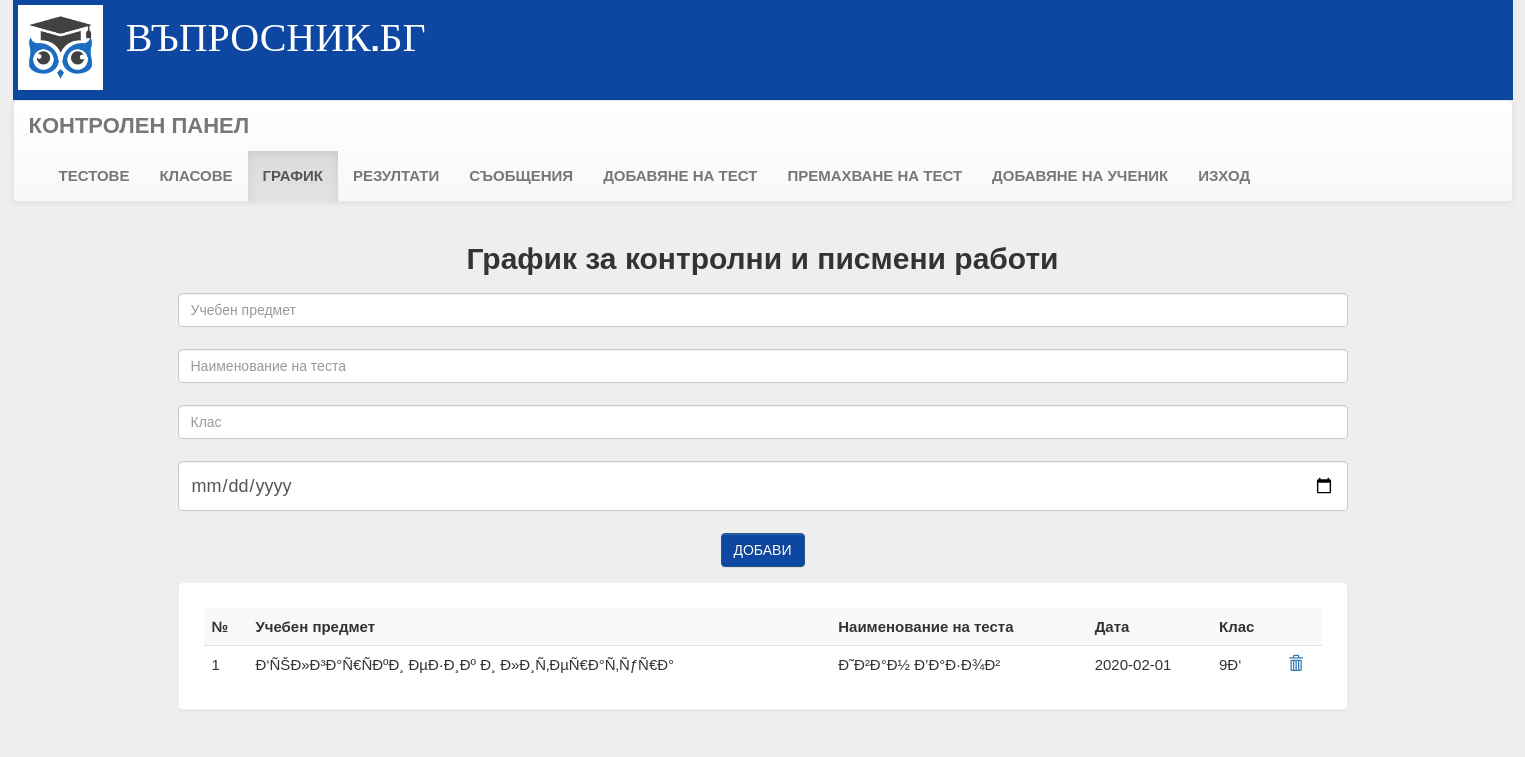
The page /dash.php?q=8 (signed in) on the database its author committed.
### tables this page shows
CREATE TABLE `graph` (
  `id` int(20) NOT NULL,
  `nametest` varchar(150) NOT NULL,
  `clase` varchar(20) NOT NULL,
  `data` date NOT NULL,
  `namechas` varchar(150) NOT NULL
);

### dash.php (the view, shortened to what this page needs)
<?php
include_once 'dbConnection.php';
?>
<!DOCTYPE html>
<html>
<head>
  <link  rel="stylesheet" href="css/bootstrap.min.css"/>
  <link  rel="stylesheet" href="css/bootstrap-theme.min.css"/>
  <link rel="stylesheet" href="css/main.css">
  <link  rel="stylesheet" href="css/font.css">
</head>
<body style="background:#eee;">
<div class="header">
<div class="row">
<div class="col-lg-6">
<img src="image/logo.png" alt="logo" height="85" width="85" style="margin: 5px">
<span class="logo">ВЪПРОСНИК.БГ</span>
</div></div></div>
<nav class="navbar navbar-default title1">
  <div class="container-fluid">
    <div class="navbar-header">
      <a class="navbar-brand" style="font-size: 22px" href="dash.php?q=0"><b>КОНТРОЛЕН ПАНЕЛ</b></a>
    </div>
    <div class="collapse navbar-collapse" id="bs-example-navbar-collapse-1">
      <ul class="nav navbar-nav">
        <li <?php
if (@$_GET['q'] == 0)
    echo 'class="active"';
?>><a href="dash.php?q=0"><b>ТЕСТОВЕ</b></a></li>
        <li <?php
if (@$_GET['q'] == 7)
    echo 'class="active"';
?>><a href="dash.php?q=7"><b>КЛАСОВЕ</b></a></li>
        <li <?php
if (@$_GET['q'] == 8)
    echo 'class="active"';
?>><a href="dash.php?q=8"><b>ГРАФИК</b></a></li>
    <li <?php
if (@$_GET['q'] == 2)
    echo 'class="active"';
?>><a href="dash.php?q=2"><b>РЕЗУЛТАТИ</b></a></li>
    <li <?php
if (@$_GET['q'] == 3)
    echo 'class="active"';
?>><a href="dash.php?q=3"><b>СЪОБЩЕНИЯ</b></a></li>
        <li <?php
if (@$_GET['q'] == 4)
    echo 'class="active"';
?>><a href="dash.php?q=4"><b>ДОБАВЯНЕ НА ТЕСТ</b></a></li>
        <li <?php
if (@$_GET['q'] == 5)
    echo 'class="active"';
?>><a href="dash.php?q=5"><b>ПРЕМАХВАНЕ НА ТЕСТ</b></a></li>
        <li <?php
if (@$_GET['q'] == 6)
    echo 'class="active"';
?>><a href="dash.php?q=6"><b>ДОБАВЯНЕ НА УЧЕНИК</b></a></li>
        <li <?php
if (@$_GET['q'] == 9)
    echo 'class="active"';
?>><a href="logout.php?q=account.php"><b>ИЗХОД</b></a></li>
        </ul>
    </div>
  </div>
</nav>
<div class="container">
<div class="row">
<div class="col-md-12">
<?php
    echo '</table></div>';
if (@$_GET['q'] == 8) {
    echo'
        <h3 align="center" class="title1" style="font-size:30px;"><b>График за контролни и писмени работи</b></h3>
    <form class="form-horizontal" name="form" action="update.php?q=graph" method="POST"><fieldset>
    <div class="form-group">
        <label class="col-md-12 control-label" for="namechas"></label>
        <div class="col-md-12">
        <input id="namechas" name="namechas" placeholder="Учебен предмет" class="form-control input-md" type="text">
     </div>
    </div>
    <div class="form-group">
        <label class="col-md-12 control-label" for="nametest"></label>
        <div class="col-md-12">
        <input id="nametest" name="nametest" placeholder="Наименование на теста" class="form-control input-md" type="text">
     </div>
    </div>
        <div class="form-group">
        <label class="col-md-12 control-label" for="clase"></label>
        <div class="col-md-12">
        <input id="clase" name="clase" placeholder="Клас" class="form-control input-md" type="text">
     </div>
    </div>
    <div class="form-group">
      <label class="col-md-12 control-label" for="data"></label>
      <div class="col-md-12">
      <input title="ПОСОЧЕТЕ ДАТА НА ТЕСТА" id="data" name="data" class="form-control input-md" style="height: 50px; font-size:18px;" type="date">
      </div>
    </div>
    <div class="form-group">
        <label class="col-md-12 control-label" for="submit"></label>
        <div class="col-md-12" style="text-align: center">
        <input  type="submit" value=" ДОБАВИ " class="btn btn-primary" style="text-align:center; background:#0D47A1;" />
  </div>
</div>
</fieldset></form>';
    $result = mysqli_query($con, "SELECT * FROM graph") or die('Error');
    echo '<div class="panel"><table class="table table-striped title1">
<tr><td style="vertical-align:middle"><b>№ </b></td><td style="vertical-align:middle"><b>Учебен предмет</b></td>
<td style="vertical-align:middle"><b>Наименование на теста</b></td><td style="vertical-align:middle"><b>Дата</b></td>
<td style="vertical-align:middle"><b>Клас</b></td><td style="vertical-align:middle"></td></tr>';
    $c = 1;
    while ($row  = mysqli_fetch_array($result)) {
        $nametest   = $row['nametest'];
        $clase = $row['clase'];
        $data = $row['data'];
        $namechas = $row['namechas'];
        echo '<tr><form action="" method="POST"><td style="vertical-align:middle">' . $c++ . '</td><td style="vertical-align:middle">' . $namechas . '</td>
        <td style="vertical-align:middle">' . $nametest . '</td><td style="vertical-align:middle">' . $data . '</td>
        <td  style="vertical-align:middle">' . $clase .  '</td></form>
        <td style="vertical-align:middle"><a title="Премахване от графика" href="update.php?dugraph=' . $clase . '&nametest=' . $nametest . '&data=' . $data .  '"><b>
        <span class="glyphicon glyphicon-trash" aria-hidden="true"></span></b></a></td></tr>';
    }
    echo '</table></div>';
  }
?>
</div>
</div>
</body>
</html>

### css/main.css (style rules this page uses)
.panel { border-color:#eee;margin-right: auto;padding:25px;font: 22px "Century Gothic", "Times Roman", sans-serif; }
.header { background:#0D47A1;height:100px; }
.logo { font-family:'typo';font-size:40px;color:#ffffff;margin: 15px; }
.title1 { font: 15px "Century Gothic", "Times Roman", sans-serif; }

### dash.php (style rules this page uses)
body { width:100%; width: 1500px; margin: auto;font: 12px "Century Gothic", "Times Roman", sans-serif;background:#eee;height:auto;background-attachment:fixed; }

### rows shown on the page
graph: namechas "Ð‘ÑŠÐ»Ð³Ð°Ñ€ÑÐºÐ¸ ÐµÐ·Ð¸Ðº Ð¸ Ð»Ð¸Ñ‚ÐµÑ€Ð°Ñ‚ÑƒÑ€Ð°", nametest "Ð˜Ð²Ð°Ð½ Ð’Ð°Ð·Ð¾Ð²", data "2020-02-01", clase "9Ð‘"
